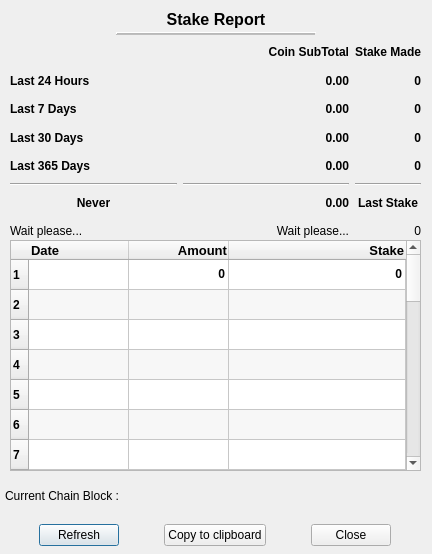
<?xml version="1.0" encoding="UTF-8"?>
<ui version="4.0">
 <class>StakeReportDialog</class>
 <widget class="QDialog" name="StakeReportDialog">
  <property name="geometry">
   <rect>
    <x>0</x>
    <y>0</y>
    <width>432</width>
    <height>554</height>
   </rect>
  </property>
  <property name="minimumSize">
   <size>
    <width>432</width>
    <height>554</height>
   </size>
  </property>
  <property name="maximumSize">
   <size>
    <width>432</width>
    <height>554</height>
   </size>
  </property>
  <property name="windowTitle">
   <string>Stake Report</string>
  </property>
  <property name="modal">
   <bool>false</bool>
  </property>
  <widget class="QLabel" name="label">
   <property name="geometry">
    <rect>
     <x>116</x>
     <y>10</y>
     <width>200</width>
     <height>19</height>
    </rect>
   </property>
   <property name="minimumSize">
    <size>
     <width>200</width>
     <height>0</height>
    </size>
   </property>
   <property name="font">
    <font>
     <pointsize>12</pointsize>
     <weight>75</weight>
     <bold>true</bold>
    </font>
   </property>
   <property name="toolTip">
    <string>Dialog which report the earning made with stake over time</string>
   </property>
   <property name="frameShape">
    <enum>QFrame::NoFrame</enum>
   </property>
   <property name="frameShadow">
    <enum>QFrame::Sunken</enum>
   </property>
   <property name="lineWidth">
    <number>2</number>
   </property>
   <property name="midLineWidth">
    <number>3</number>
   </property>
   <property name="text">
    <string>Stake Report</string>
   </property>
   <property name="alignment">
    <set>Qt::AlignHCenter|Qt::AlignTop</set>
   </property>
  </widget>
  <widget class="Line" name="line">
   <property name="enabled">
    <bool>false</bool>
   </property>
   <property name="geometry">
    <rect>
     <x>116</x>
     <y>25</y>
     <width>200</width>
     <height>16</height>
    </rect>
   </property>
   <property name="minimumSize">
    <size>
     <width>200</width>
     <height>0</height>
    </size>
   </property>
   <property name="toolTip">
    <string notr="true">Original coding by Remy5</string>
   </property>
   <property name="frameShadow">
    <enum>QFrame::Raised</enum>
   </property>
   <property name="midLineWidth">
    <number>1</number>
   </property>
   <property name="orientation">
    <enum>Qt::Horizontal</enum>
   </property>
  </widget>
  <widget class="QWidget" name="gridLayoutWidget">
   <property name="geometry">
    <rect>
     <x>10</x>
     <y>40</y>
     <width>411</width>
     <height>203</height>
    </rect>
   </property>
   <property name="font">
    <font>
     <pointsize>9</pointsize>
    </font>
   </property>
   <layout class="QGridLayout" name="gridLayout" columnstretch="3,3,0">
    <property name="verticalSpacing">
     <number>5</number>
    </property>
    <item row="5" column="0">
     <widget class="Line" name="line_4">
      <property name="orientation">
       <enum>Qt::Horizontal</enum>
      </property>
     </widget>
    </item>
    <item row="0" column="2">
     <widget class="QLabel" name="label_3">
      <property name="font">
       <font>
        <pointsize>9</pointsize>
        <weight>75</weight>
        <bold>true</bold>
       </font>
      </property>
      <property name="toolTip">
       <string>POS Block Made</string>
      </property>
      <property name="text">
       <string>Stake Made</string>
      </property>
      <property name="alignment">
       <set>Qt::AlignRight|Qt::AlignTrailing|Qt::AlignVCenter</set>
      </property>
      <property name="margin">
       <number>4</number>
      </property>
     </widget>
    </item>
    <item row="1" column="0">
     <widget class="QLabel" name="L1_24h">
      <property name="font">
       <font>
        <pointsize>9</pointsize>
        <weight>75</weight>
        <bold>true</bold>
       </font>
      </property>
      <property name="toolTip">
       <string/>
      </property>
      <property name="text">
       <string>Last 24 Hours</string>
      </property>
      <property name="margin">
       <number>4</number>
      </property>
     </widget>
    </item>
    <item row="2" column="2">
     <widget class="QLabel" name="Stake_7D">
      <property name="font">
       <font>
        <pointsize>9</pointsize>
        <weight>75</weight>
        <bold>true</bold>
        <kerning>false</kerning>
       </font>
      </property>
      <property name="toolTip">
       <string>Stake Made in last 7 Days</string>
      </property>
      <property name="text">
       <string>0</string>
      </property>
      <property name="alignment">
       <set>Qt::AlignRight|Qt::AlignTrailing|Qt::AlignVCenter</set>
      </property>
      <property name="margin">
       <number>4</number>
      </property>
     </widget>
    </item>
    <item row="5" column="1">
     <widget class="Line" name="line_2">
      <property name="orientation">
       <enum>Qt::Horizontal</enum>
      </property>
     </widget>
    </item>
    <item row="2" column="1">
     <widget class="QLabel" name="Amount_7D">
      <property name="font">
       <font>
        <pointsize>9</pointsize>
        <weight>75</weight>
        <bold>true</bold>
        <kerning>false</kerning>
       </font>
      </property>
      <property name="toolTip">
       <string>Coin Earned in last 7 Days</string>
      </property>
      <property name="text">
       <string>0.00</string>
      </property>
      <property name="alignment">
       <set>Qt::AlignRight|Qt::AlignTrailing|Qt::AlignVCenter</set>
      </property>
      <property name="margin">
       <number>4</number>
      </property>
     </widget>
    </item>
    <item row="4" column="0">
     <widget class="QLabel" name="L3_30D_2">
      <property name="font">
       <font>
        <pointsize>9</pointsize>
        <weight>75</weight>
        <bold>true</bold>
       </font>
      </property>
      <property name="toolTip">
       <string/>
      </property>
      <property name="text">
       <string>Last 365 Days</string>
      </property>
      <property name="margin">
       <number>4</number>
      </property>
     </widget>
    </item>
    <item row="3" column="1">
     <widget class="QLabel" name="Amount_30D">
      <property name="font">
       <font>
        <pointsize>9</pointsize>
        <weight>75</weight>
        <bold>true</bold>
        <kerning>false</kerning>
       </font>
      </property>
      <property name="toolTip">
       <string>Coin Earned in last 30 Days</string>
      </property>
      <property name="text">
       <string>0.00</string>
      </property>
      <property name="alignment">
       <set>Qt::AlignRight|Qt::AlignTrailing|Qt::AlignVCenter</set>
      </property>
      <property name="margin">
       <number>4</number>
      </property>
     </widget>
    </item>
    <item row="5" column="2">
     <widget class="Line" name="line_3">
      <property name="orientation">
       <enum>Qt::Horizontal</enum>
      </property>
     </widget>
    </item>
    <item row="4" column="2">
     <widget class="QLabel" name="Stake_365D">
      <property name="font">
       <font>
        <pointsize>9</pointsize>
        <weight>75</weight>
        <bold>true</bold>
        <kerning>false</kerning>
       </font>
      </property>
      <property name="toolTip">
       <string>Stake Made in last 365 Days</string>
      </property>
      <property name="text">
       <string>0</string>
      </property>
      <property name="alignment">
       <set>Qt::AlignRight|Qt::AlignTrailing|Qt::AlignVCenter</set>
      </property>
      <property name="margin">
       <number>4</number>
      </property>
     </widget>
    </item>
    <item row="1" column="2">
     <widget class="QLabel" name="Stake_24H">
      <property name="font">
       <font>
        <pointsize>9</pointsize>
        <weight>75</weight>
        <bold>true</bold>
        <kerning>false</kerning>
       </font>
      </property>
      <property name="toolTip">
       <string>Stake Made in last 24H</string>
      </property>
      <property name="text">
       <string>0</string>
      </property>
      <property name="alignment">
       <set>Qt::AlignRight|Qt::AlignTrailing|Qt::AlignVCenter</set>
      </property>
      <property name="margin">
       <number>4</number>
      </property>
     </widget>
    </item>
    <item row="3" column="2">
     <widget class="QLabel" name="Stake_30D">
      <property name="font">
       <font>
        <pointsize>9</pointsize>
        <weight>75</weight>
        <bold>true</bold>
        <kerning>false</kerning>
       </font>
      </property>
      <property name="toolTip">
       <string>Stake Made in last 30 Days</string>
      </property>
      <property name="text">
       <string>0</string>
      </property>
      <property name="alignment">
       <set>Qt::AlignRight|Qt::AlignTrailing|Qt::AlignVCenter</set>
      </property>
      <property name="margin">
       <number>4</number>
      </property>
     </widget>
    </item>
    <item row="3" column="0">
     <widget class="QLabel" name="L3_30D">
      <property name="font">
       <font>
        <pointsize>9</pointsize>
        <weight>75</weight>
        <bold>true</bold>
       </font>
      </property>
      <property name="toolTip">
       <string/>
      </property>
      <property name="text">
       <string>Last 30 Days</string>
      </property>
      <property name="margin">
       <number>4</number>
      </property>
     </widget>
    </item>
    <item row="4" column="1">
     <widget class="QLabel" name="Amount_365D">
      <property name="font">
       <font>
        <pointsize>9</pointsize>
        <weight>75</weight>
        <bold>true</bold>
        <kerning>false</kerning>
       </font>
      </property>
      <property name="toolTip">
       <string>Coin Earned in last 365 Days</string>
      </property>
      <property name="text">
       <string>0.00</string>
      </property>
      <property name="alignment">
       <set>Qt::AlignRight|Qt::AlignTrailing|Qt::AlignVCenter</set>
      </property>
      <property name="margin">
       <number>4</number>
      </property>
     </widget>
    </item>
    <item row="1" column="1">
     <widget class="QLabel" name="Amount_24H">
      <property name="font">
       <font>
        <pointsize>9</pointsize>
        <weight>75</weight>
        <bold>true</bold>
        <kerning>false</kerning>
       </font>
      </property>
      <property name="toolTip">
       <string>Coin Earned in last 24H</string>
      </property>
      <property name="text">
       <string>0.00</string>
      </property>
      <property name="alignment">
       <set>Qt::AlignRight|Qt::AlignTrailing|Qt::AlignVCenter</set>
      </property>
      <property name="margin">
       <number>4</number>
      </property>
     </widget>
    </item>
    <item row="0" column="1">
     <widget class="QLabel" name="L_Coin">
      <property name="font">
       <font>
        <pointsize>9</pointsize>
        <weight>75</weight>
        <bold>true</bold>
       </font>
      </property>
      <property name="text">
       <string>Coin SubTotal</string>
      </property>
      <property name="alignment">
       <set>Qt::AlignRight|Qt::AlignTrailing|Qt::AlignVCenter</set>
      </property>
      <property name="margin">
       <number>4</number>
      </property>
     </widget>
    </item>
    <item row="2" column="0">
     <widget class="QLabel" name="L2_7D">
      <property name="font">
       <font>
        <pointsize>9</pointsize>
        <weight>75</weight>
        <bold>true</bold>
       </font>
      </property>
      <property name="toolTip">
       <string/>
      </property>
      <property name="text">
       <string>Last 7 Days</string>
      </property>
      <property name="margin">
       <number>4</number>
      </property>
     </widget>
    </item>
    <item row="6" column="0">
     <widget class="QLabel" name="L_LastStakeTime">
      <property name="font">
       <font>
        <weight>75</weight>
        <bold>true</bold>
       </font>
      </property>
      <property name="toolTip">
       <string>Date of the last Stake</string>
      </property>
      <property name="text">
       <string>Never</string>
      </property>
      <property name="alignment">
       <set>Qt::AlignCenter</set>
      </property>
      <property name="margin">
       <number>5</number>
      </property>
     </widget>
    </item>
    <item row="6" column="1">
     <widget class="QLabel" name="Amount_Last">
      <property name="font">
       <font>
        <pointsize>9</pointsize>
        <weight>75</weight>
        <bold>true</bold>
        <kerning>false</kerning>
       </font>
      </property>
      <property name="toolTip">
       <string>Coin Earned in last Stake</string>
      </property>
      <property name="text">
       <string>0.00</string>
      </property>
      <property name="alignment">
       <set>Qt::AlignRight|Qt::AlignTrailing|Qt::AlignVCenter</set>
      </property>
      <property name="margin">
       <number>4</number>
      </property>
     </widget>
    </item>
    <item row="7" column="2">
     <widget class="QLabel" name="Stake_Counted">
      <property name="font">
       <font>
        <pointsize>9</pointsize>
        <weight>50</weight>
        <bold>false</bold>
       </font>
      </property>
      <property name="toolTip">
       <string>Total Stake Analized</string>
      </property>
      <property name="text">
       <string>0</string>
      </property>
      <property name="alignment">
       <set>Qt::AlignRight|Qt::AlignTrailing|Qt::AlignVCenter</set>
      </property>
      <property name="margin">
       <number>4</number>
      </property>
     </widget>
    </item>
    <item row="6" column="2">
     <widget class="QLabel" name="L_Last">
      <property name="font">
       <font>
        <weight>75</weight>
        <bold>true</bold>
       </font>
      </property>
      <property name="text">
       <string>Last Stake</string>
      </property>
      <property name="alignment">
       <set>Qt::AlignCenter</set>
      </property>
      <property name="margin">
       <number>4</number>
      </property>
     </widget>
    </item>
    <item row="7" column="1">
     <widget class="QLabel" name="TimeTook_2">
      <property name="font">
       <font>
        <pointsize>9</pointsize>
        <weight>50</weight>
        <bold>false</bold>
       </font>
      </property>
      <property name="toolTip">
       <string>Time took to refresh dialog</string>
      </property>
      <property name="text">
       <string>Wait please...</string>
      </property>
      <property name="alignment">
       <set>Qt::AlignRight|Qt::AlignTrailing|Qt::AlignVCenter</set>
      </property>
      <property name="margin">
       <number>4</number>
      </property>
     </widget>
    </item>
    <item row="7" column="0">
     <widget class="QLabel" name="TimeTook">
      <property name="font">
       <font>
        <pointsize>9</pointsize>
        <weight>50</weight>
        <bold>false</bold>
       </font>
      </property>
      <property name="toolTip">
       <string>Time took to retrieve the data</string>
      </property>
      <property name="text">
       <string>Wait please...</string>
      </property>
      <property name="margin">
       <number>4</number>
      </property>
     </widget>
    </item>
   </layout>
  </widget>
  <widget class="QTableWidget" name="StakeReportTable">
   <property name="geometry">
    <rect>
     <x>10</x>
     <y>240</y>
     <width>411</width>
     <height>231</height>
    </rect>
   </property>
   <property name="sizePolicy">
    <sizepolicy hsizetype="Expanding" vsizetype="Expanding">
     <horstretch>1</horstretch>
     <verstretch>0</verstretch>
    </sizepolicy>
   </property>
   <property name="font">
    <font>
     <weight>75</weight>
     <bold>true</bold>
    </font>
   </property>
   <property name="alternatingRowColors">
    <bool>true</bool>
   </property>
   <property name="sortingEnabled">
    <bool>true</bool>
   </property>
   <property name="rowCount">
    <number>30</number>
   </property>
   <property name="columnCount">
    <number>3</number>
   </property>
   <attribute name="horizontalHeaderStretchLastSection">
    <bool>true</bool>
   </attribute>
   <row/>
   <row/>
   <row/>
   <row/>
   <row/>
   <row/>
   <row/>
   <row/>
   <row/>
   <row/>
   <row/>
   <row/>
   <row/>
   <row/>
   <row/>
   <row/>
   <row/>
   <row/>
   <row/>
   <row/>
   <row/>
   <row/>
   <row/>
   <row/>
   <row/>
   <row/>
   <row/>
   <row/>
   <row/>
   <row/>
   <column>
    <property name="text">
     <string>Date</string>
    </property>
    <property name="font">
     <font>
      <pointsize>10</pointsize>
      <weight>75</weight>
      <bold>true</bold>
     </font>
    </property>
    <property name="textAlignment">
     <set>AlignLeft|AlignVCenter</set>
    </property>
   </column>
   <column>
    <property name="text">
     <string>Amount</string>
    </property>
    <property name="font">
     <font>
      <pointsize>10</pointsize>
      <weight>75</weight>
      <bold>true</bold>
     </font>
    </property>
    <property name="textAlignment">
     <set>AlignRight|AlignVCenter</set>
    </property>
   </column>
   <column>
    <property name="text">
     <string>Stake</string>
    </property>
    <property name="font">
     <font>
      <pointsize>10</pointsize>
      <weight>75</weight>
      <bold>true</bold>
     </font>
    </property>
    <property name="textAlignment">
     <set>AlignRight|AlignVCenter</set>
    </property>
   </column>
   <item row="0" column="0">
    <property name="text">
     <string/>
    </property>
    <property name="font">
     <font>
      <pointsize>9</pointsize>
     </font>
    </property>
    <property name="flags">
     <set>ItemIsSelectable|ItemIsUserCheckable|ItemIsEnabled</set>
    </property>
   </item>
   <item row="0" column="1">
    <property name="text">
     <string notr="true">0</string>
    </property>
    <property name="whatsThis">
     <string/>
    </property>
    <property name="font">
     <font>
      <pointsize>9</pointsize>
     </font>
    </property>
    <property name="textAlignment">
     <set>AlignRight|AlignVCenter</set>
    </property>
    <property name="flags">
     <set>ItemIsSelectable|ItemIsUserCheckable|ItemIsEnabled</set>
    </property>
   </item>
   <item row="0" column="2">
    <property name="text">
     <string notr="true">0</string>
    </property>
    <property name="font">
     <font>
      <pointsize>9</pointsize>
     </font>
    </property>
    <property name="textAlignment">
     <set>AlignRight|AlignVCenter</set>
    </property>
    <property name="flags">
     <set>ItemIsSelectable|ItemIsUserCheckable|ItemIsEnabled</set>
    </property>
   </item>
  </widget>
  <widget class="QLabel" name="L_CurrentBlock">
   <property name="geometry">
    <rect>
     <x>5</x>
     <y>470</y>
     <width>422</width>
     <height>51</height>
    </rect>
   </property>
   <property name="font">
    <font>
     <pointsize>9</pointsize>
     <weight>50</weight>
     <bold>false</bold>
    </font>
   </property>
   <property name="toolTip">
    <string>Data of the current block.</string>
   </property>
   <property name="text">
    <string>Current Chain Block :</string>
   </property>
   <property name="alignment">
    <set>Qt::AlignLeading|Qt::AlignLeft|Qt::AlignVCenter</set>
   </property>
   <property name="margin">
    <number>2</number>
   </property>
  </widget>
  <widget class="QWidget" name="horizontalLayoutWidget">
   <property name="geometry">
    <rect>
     <x>0</x>
     <y>520</y>
     <width>431</width>
     <height>31</height>
    </rect>
   </property>
   <layout class="QHBoxLayout" name="horizontalLayout" stretch="1,2,1">
    <property name="sizeConstraint">
     <enum>QLayout::SetDefaultConstraint</enum>
    </property>
    <item>
     <widget class="QPushButton" name="button_Refresh">
      <property name="sizePolicy">
       <sizepolicy hsizetype="Maximum" vsizetype="Fixed">
        <horstretch>0</horstretch>
        <verstretch>0</verstretch>
       </sizepolicy>
      </property>
      <property name="toolTip">
       <string>Refresh the data</string>
      </property>
      <property name="text">
       <string>Refresh</string>
      </property>
     </widget>
    </item>
    <item>
     <widget class="QPushButton" name="CopytoClipboard">
      <property name="sizePolicy">
       <sizepolicy hsizetype="Fixed" vsizetype="Fixed">
        <horstretch>0</horstretch>
        <verstretch>0</verstretch>
       </sizepolicy>
      </property>
      <property name="minimumSize">
       <size>
        <width>100</width>
        <height>0</height>
       </size>
      </property>
      <property name="toolTip">
       <string>Copy Report to ClipBoard</string>
      </property>
      <property name="text">
       <string>Copy to clipboard</string>
      </property>
     </widget>
    </item>
    <item>
     <widget class="QDialogButtonBox" name="buttonBox">
      <property name="sizePolicy">
       <sizepolicy hsizetype="Maximum" vsizetype="Fixed">
        <horstretch>0</horstretch>
        <verstretch>0</verstretch>
       </sizepolicy>
      </property>
      <property name="toolTip">
       <string>Close the dialog</string>
      </property>
      <property name="orientation">
       <enum>Qt::Horizontal</enum>
      </property>
      <property name="standardButtons">
       <set>QDialogButtonBox::Close</set>
      </property>
      <property name="centerButtons">
       <bool>true</bool>
      </property>
     </widget>
    </item>
   </layout>
  </widget>
 </widget>
 <resources/>
 <connections>
  <connection>
   <sender>buttonBox</sender>
   <signal>clicked(QAbstractButton*)</signal>
   <receiver>StakeReportDialog</receiver>
   <slot>close()</slot>
   <hints>
    <hint type="sourcelabel">
     <x>338</x>
     <y>524</y>
    </hint>
    <hint type="destinationlabel">
     <x>215</x>
     <y>276</y>
    </hint>
   </hints>
  </connection>
 </connections>
</ui>
